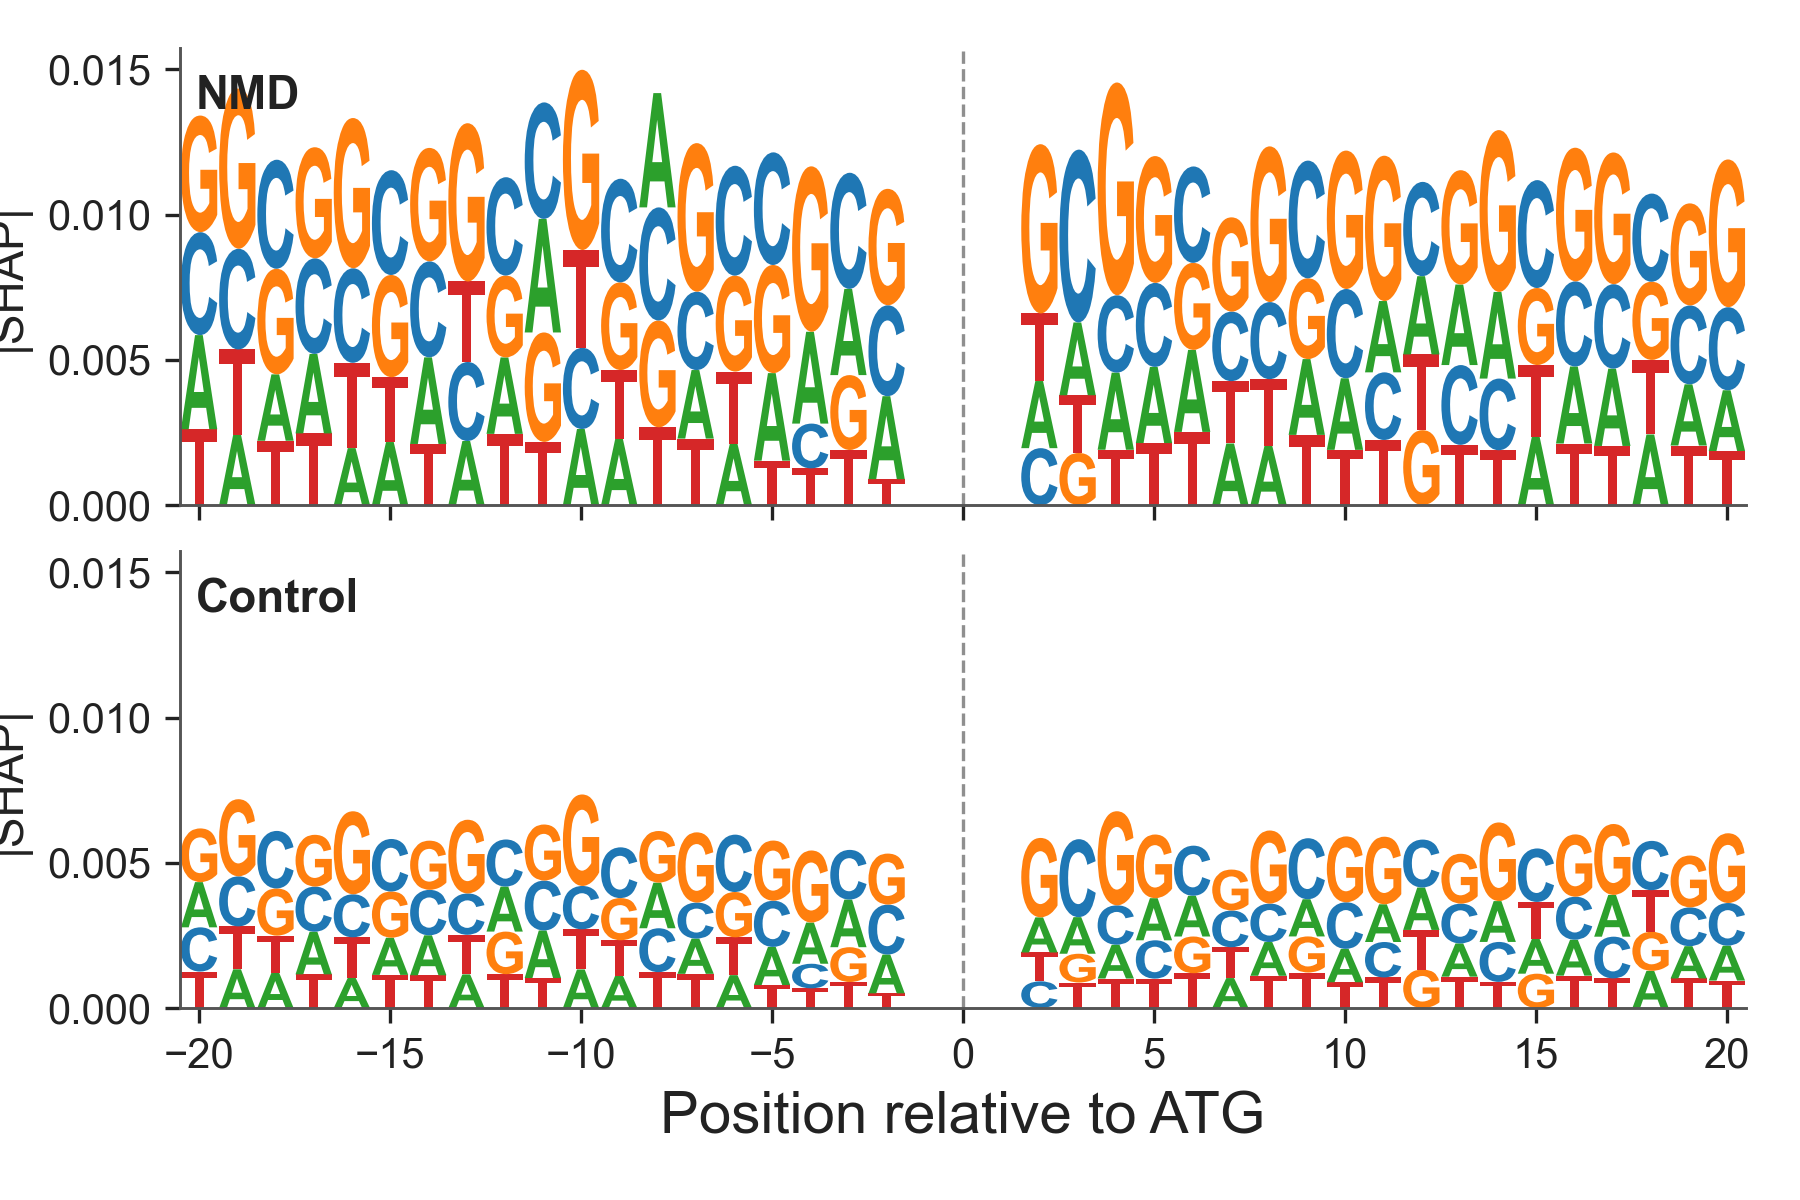

Here is the Python script that generated this plot:
"""
Figure 5 Panel D — SHAP nucleotide logo across ±20 nt around the start codon.

Mirrors old Fig 6E ("SHAP values at start codon"): two stacked logos —
NMD on top, Control on bottom — with per-position A/C/G/T letters scaled
by |SHAP|. The model has learned the Kozak context: enrichment of A/G at
−3 and G at +4 visible in NMD.

Data:
  ./data/panelD_atg_profile.tsv (relative_position, channel, nmd_abs_shap,
  ctrl_abs_shap; channels = A,C,G,T,frame_*,junction,rolling_gc — we filter
  to A/C/G/T). Source: shap_profile_atg_joint_atg500_stop500.tsv (4ct).

Style: publications overlay — 6×4 cell at 1.5:1.
"""

import sys
from pathlib import Path

import logomaker as lm
import matplotlib.pyplot as plt
import pandas as pd

HERE = Path(__file__).resolve()
LIB = HERE.parents[2] / "lib"
sys.path.insert(0, str(LIB))

plt.rcParams["font.family"] = "sans-serif"
plt.rcParams["font.sans-serif"] = ["Arial", "Helvetica Neue", "Helvetica", "DejaVu Sans"]
plt.rcParams["pdf.fonttype"] = 42
plt.rcParams["ps.fonttype"] = 42

BODY_FS = 14
LABEL_FS = 11

ZOOM = 20         # ±20 nt around codon
CODON_LABEL = "ATG"
NUC_COLORS = {"A": "#2ca02c", "C": "#1f77b4", "G": "#ff7f0e", "T": "#d62728"}

C_TITLE = "#222222"
C_AXIS  = "#555555"
C_CODON = "#444444"


def load_matrix(value_col):
    df = pd.read_csv(HERE.parent / "data" / "panelD_atg_profile.tsv", sep="\t")
    df = df[df["channel"].isin(["A", "C", "G", "T"])]
    df = df[df["relative_position"].between(-ZOOM, ZOOM)]
    mat = (
        df.pivot(index="relative_position", columns="channel", values=value_col)
          .reindex(columns=["A", "C", "G", "T"])
          .sort_index()
    )
    return mat


def draw_logo(ax, mat, title):
    lm.Logo(mat, ax=ax, color_scheme=NUC_COLORS, baseline_width=0)
    ax.axvline(0, color=C_CODON, linestyle="--", linewidth=0.8, alpha=0.6)
    ax.set_ylabel("|SHAP|", fontsize=LABEL_FS, color=C_TITLE)
    ax.set_xlim(-ZOOM - 0.5, ZOOM + 0.5)
    ax.text(0.01, 0.94, title, transform=ax.transAxes,
            ha="left", va="top", fontsize=LABEL_FS, fontweight="bold",
            color=C_TITLE)
    ax.tick_params(axis="both", labelsize=LABEL_FS - 1, colors=C_TITLE)
    for side in ("top", "right"):
        ax.spines[side].set_visible(False)
    for side in ("bottom", "left"):
        ax.spines[side].set_color(C_AXIS)
        ax.spines[side].set_linewidth(0.7)


def build_figure():
    fig, axes = plt.subplots(2, 1, figsize=(6, 4), sharex=True)

    nmd_mat = load_matrix("nmd_abs_shap")
    ctrl_mat = load_matrix("ctrl_abs_shap")
    ymax = max(nmd_mat.values.sum(axis=1).max(),
               ctrl_mat.values.sum(axis=1).max()) * 1.05

    draw_logo(axes[0], nmd_mat, "NMD")
    draw_logo(axes[1], ctrl_mat, "Control")

    for a in axes:
        a.set_ylim(0, ymax)

    axes[1].set_xlabel(f"Position relative to {CODON_LABEL}", fontsize=BODY_FS, color=C_TITLE)
    axes[0].tick_params(axis="x", labelbottom=False)

    fig.subplots_adjust(left=0.10, right=0.97, bottom=0.16, top=0.96, hspace=0.10)
    return fig


def main():
    fig = build_figure()

    from validate_figure_layout import validate_figure_layout
    validate_figure_layout(fig, fig.axes[0], verbose=True)

    out_dir = HERE.parent
    fig.savefig(out_dir / "figure5_panelD_atg_logo.pdf", facecolor="white")
    fig.savefig(out_dir / "figure5_panelD_atg_logo.png", dpi=300, facecolor="white")
    print("Saved: figure5_panelD_atg_logo.pdf and .png")


if __name__ == "__main__":
    main()
